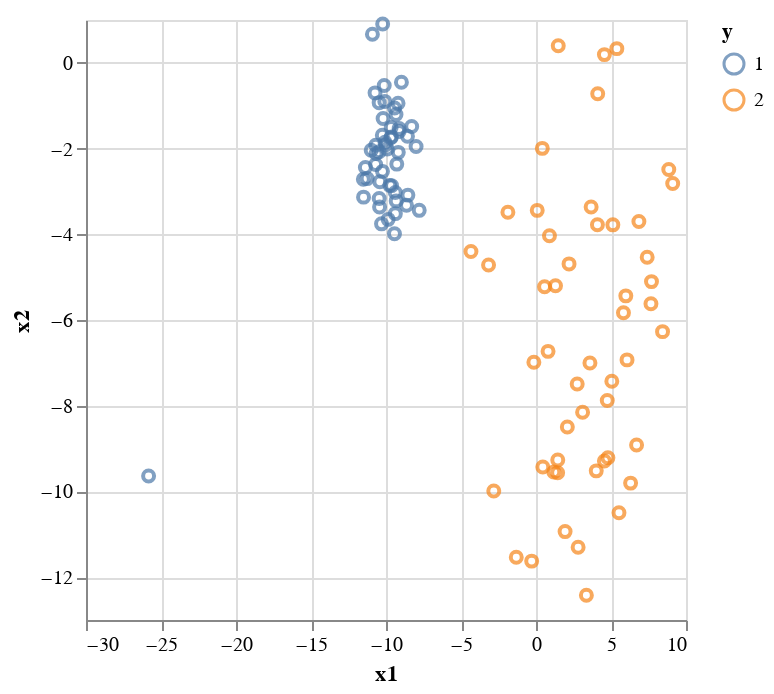

Notebook code for this chart:
### Code cell
using VegaLite
dfBlobs |> @vlplot(:point, x=:x1, y=:x2, color = :"y:n")

### Figure 1 — Vega-Lite specification as saved in the notebook (floating-point values rounded to 4 significant figures)
{"data": {"values": [{"x1": 5.055, "x2": -7.429, "x3": 5.815, "y": 2}, {"x1": 7.663, "x2": -5.622, "x3": 11.67, "y": 2}, {"x1": -9.43, "x2": -1.054, "x3": -1.488, "y": 1}, {"x1": -9.856, "x2": -3.652, "x3": -0.1944, "y": 1}, {"x1": 9.113, "x2": -2.815, "x3": 8.884, "y": 2}, {"x1": 0.08191, "x2": -3.442, "x3": 4.581, "y": 2}, {"x1": -10.46, "x2": -2.075, "x3": -0.3829, "y": 1}, {"x1": -9.196, "x2": -0.9441, "x3": -1.69, "y": 1}, {"x1": 7.412, "x2": -4.537, "x3": 7.238, "y": 2}, {"x1": -10.08, "x2": -0.8995, "x3": -0.09697, "y": 1}, {"x1": -10.99, "x2": -2.038, "x3": 0.3316, "y": 1}, {"x1": -9.382, "x2": -3.023, "x3": 0.8367, "y": 1}, {"x1": -11.51, "x2": -2.715, "x3": -1.295, "y": 1}, {"x1": -7.995, "x2": -1.951, "x3": -1.369, "y": 1}, {"x1": 1.484, "x2": 0.4006, "x3": 3.732, "y": 2}, {"x1": 1.938, "x2": -10.94, "x3": 9.236, "y": 2}, {"x1": -9.123, "x2": -1.532, "x3": 0.2499, "y": 1}, {"x1": -3.162, "x2": -4.717, "x3": 7.558, "y": 2}, {"x1": -10.25, "x2": -1.69, "x3": -0.3766, "y": 1}, {"x1": 1.188, "x2": -9.548, "x3": 6.978, "y": 2}, {"x1": -0.288, "x2": -11.63, "x3": 8.027, "y": 2}, {"x1": 3.359, "x2": -12.42, "x3": 6.692, "y": 2}, {"x1": -1.873, "x2": -3.484, "x3": 2.8, "y": 2}, {"x1": -11.5, "x2": -3.133, "x3": -0.768, "y": 1}, {"x1": -10.23, "x2": -2.532, "x3": -1.891, "y": 1}, {"x1": 4.095, "x2": -3.777, "x3": 4.699, "y": 2}, {"x1": 3.675, "x2": -3.364, "x3": 11.53, "y": 2}, {"x1": 0.5719, "x2": -5.225, "x3": 1.32, "y": 2}, {"x1": -10.07, "x2": -1.852, "x3": -0.005258, "y": 1}, {"x1": 4.016, "x2": -9.52, "x3": 6.601, "y": 2}, {"x1": -11.26, "x2": -2.701, "x3": -0.9561, "y": 1}, {"x1": 6.86, "x2": -3.7, "x3": 3.309, "y": 2}, {"x1": 6.705, "x2": -8.915, "x3": -2.039, "y": 2}, {"x1": 6.069, "x2": -6.93, "x3": 3.941, "y": 2}, {"x1": 5.124, "x2": -3.78, "x3": 3.369, "y": 2}, {"x1": -10.22, "x2": 0.9059, "x3": -0.5762, "y": 1}, {"x1": 4.794, "x2": -9.213, "x3": 8.841, "y": 2}, {"x1": -9.636, "x2": -1.727, "x3": 0.281, "y": 1}, {"x1": 7.699, "x2": -5.104, "x3": 8.021, "y": 2}, {"x1": 4.561, "x2": -9.29, "x3": 5.598, "y": 2}, {"x1": -9.32, "x2": -3.221, "x3": -2.38, "y": 1}, {"x1": -9.434, "x2": -3.986, "x3": -2.772, "y": 1}, {"x1": 4.561, "x2": 0.1923, "x3": 10.05, "y": 2}, {"x1": -10.66, "x2": -2.116, "x3": -0.8225, "y": 1}, {"x1": -10.68, "x2": -1.924, "x3": -0.1211, "y": 1}, {"x1": -8.632, "x2": -3.324, "x3": -0.6276, "y": 1}, {"x1": 6.307, "x2": -9.806, "x3": 4.372, "y": 2}, {"x1": -11.37, "x2": -2.444, "x3": -0.1114, "y": 1}, {"x1": 4.114, "x2": -0.7193, "x3": 3.123, "y": 2}, {"x1": -10.02, "x2": -1.909, "x3": -1.157, "y": 1}, {"x1": -10.41, "x2": -2.772, "x3": -1.85, "y": 1}, {"x1": -8.567, "x2": -1.712, "x3": -1.075, "y": 1}, {"x1": -9.377, "x2": -3.518, "x3": 0.2813, "y": 1}, {"x1": -8.287, "x2": -1.484, "x3": -0.6139, "y": 1}, {"x1": 3.106, "x2": -8.152, "x3": 5.961, "y": 2}, {"x1": -10.73, "x2": -0.7004, "x3": -1.056, "y": 1}, {"x1": 2.203, "x2": -4.691, "x3": 3.484, "y": 2}, {"x1": -7.785, "x2": -3.441, "x3": -1.023, "y": 1}, {"x1": -9.681, "x2": -1.747, "x3": -0.1301, "y": 1}, {"x1": -2.815, "x2": -9.99, "x3": 9.373, "y": 2}, {"x1": -9.126, "x2": -1.602, "x3": -0.8292, "y": 1}, {"x1": -10.46, "x2": -0.9285, "x3": 0.1993, "y": 1}, {"x1": -9.66, "x2": -1.506, "x3": 1.579, "y": 1}, {"x1": 5.389, "x2": 0.3317, "x3": 4.247, "y": 2}, {"x1": 1.301, "x2": -5.202, "x3": 5.747, "y": 2}, {"x1": 3.596, "x2": -7.003, "x3": 7.114, "y": 2}, {"x1": -10.3, "x2": -3.757, "x3": 0.3333, "y": 1}, {"x1": 0.4536, "x2": -9.429, "x3": 5.527, "y": 2}, {"x1": 0.8977, "x2": -4.036, "x3": 3.326, "y": 2}, {"x1": 5.531, "x2": -10.5, "x3": 4.273, "y": 2}, {"x1": -10.69, "x2": -2.372, "x3": -2.102, "y": 1}, {"x1": 1.442, "x2": -9.566, "x3": 1.378, "y": 2}, {"x1": -10.91, "x2": 0.6679, "x3": -1.315, "y": 1}, {"x1": -10.19, "x2": -1.297, "x3": -1.056, "y": 1}, {"x1": 1.451, "x2": -9.265, "x3": 6.321, "y": 2}, {"x1": -9.18, "x2": -2.089, "x3": -0.8432, "y": 1}, {"x1": -9.746, "x2": -2.859, "x3": -0.7684, "y": 1}, {"x1": -1.316, "x2": -11.54, "x3": 5.269, "y": 2}, {"x1": -9.282, "x2": -2.362, "x3": -2.253, "y": 1}, {"x1": -10.43, "x2": -3.363, "x3": -0.1513, "y": 1}, {"x1": -0.1419, "x2": -6.987, "x3": 6.396, "y": 2}, {"x1": -9.917, "x2": -2.011, "x3": -1.136, "y": 1}, {"x1": 5.831, "x2": -5.829, "x3": 4.363, "y": 2}, {"x1": -10.46, "x2": -3.166, "x3": -2.074, "y": 1}, {"x1": 8.852, "x2": -2.489, "x3": 7.708, "y": 2}, {"x1": -9.632, "x2": -2.865, "x3": 0.4717, "y": 1}, {"x1": -10.12, "x2": -0.5271, "x3": 1.553, "y": 1}, {"x1": 5.988, "x2": -5.437, "x3": 0.8229, "y": 2}, {"x1": -9.334, "x2": -1.204, "x3": -1.532, "y": 1}, {"x1": -4.337, "x2": -4.401, "x3": 3.838, "y": 2}, {"x1": -8.972, "x2": -0.4529, "x3": -0.5113, "y": 1}, {"x1": 0.804, "x2": -6.732, "x3": 11.94, "y": 2}, {"x1": -25.83, "x2": -9.641, "x3": 5.655, "y": 1}, {"x1": 2.089, "x2": -8.495, "x3": 3.055, "y": 2}, {"x1": 2.746, "x2": -7.494, "x3": 10.88, "y": 2}, {"x1": 8.436, "x2": -6.272, "x3": 3.817, "y": 2}, {"x1": 0.4204, "x2": -1.995, "x3": 1.962, "y": 2}, {"x1": -8.54, "x2": -3.086, "x3": -1.432, "y": 1}, {"x1": 4.751, "x2": -7.878, "x3": 11.06, "y": 2}, {"x1": 2.809, "x2": -11.3, "x3": 8.143, "y": 2}]}, "encoding": {"color": {"field": "y", "type": "nominal"}, "x": {"field": "x1", "type": "quantitative"}, "y": {"field": "x2", "type": "quantitative"}}, "mark": "point"}
